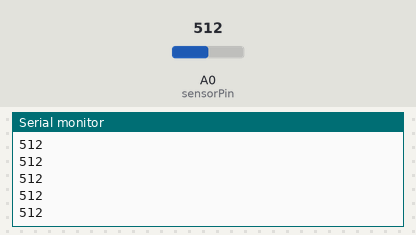
Bench run of a sketch on a simulated Arduino Uno, built with avr-gcc and run on an emulated ATmega328P. Parts: the last lines printed to the serial monitor. Inputs (shaded band) come from the test bench; at power-on: A0 (sensorPin) = 512.

Above: at 1.2 s.
1.3 s: A0 (sensorPin) set to 716
At 1.8 s:
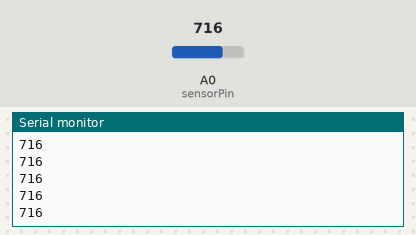
2.8 s: A0 (sensorPin) set to 900
At 3.7 s:
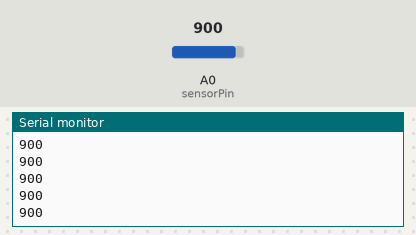
Timing chart, 0 to 5.8 s (numbered marks = the images above; inputs shaded):
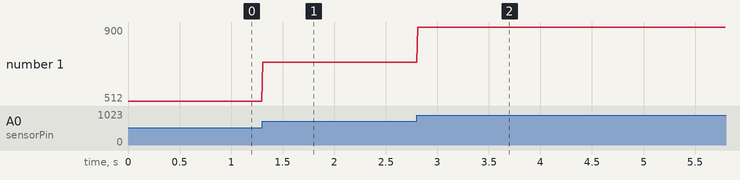

The sketch:

oscilloscope.ino
```cpp
int sensorPin = A0;   // ulazni analogni pin
int sensorValue = 0;  // vrijednost ulaza

void setup()
{
  Serial.begin(115200);
}

void loop()
{
  sensorValue=analogRead(sensorPin);
  Serial.println(sensorValue);
  delay(10);
}
```

Measured:
- after the input at 1.3 s, the serial monitor: prints a new line at once (image 1)
- after the input at 2.8 s, the serial monitor: prints a new line at once (image 2)
- plotted number 1: 512 → 716 after the input at 1.3 s, 716 → 900 after the input at 2.8 s
